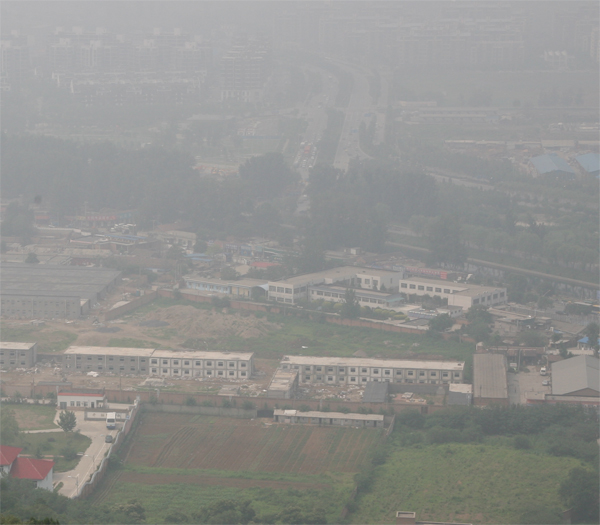
#> input picture models/deep_learning/cnns/DehazeNet/img/canon.jpg, 600 x 525 px
$ jupyter execute --allow-errors convert_numpy_arrays_to_tensorflow.ipynb   (older library calls are emulated)
#> lines starting #> are read from the running program, lines starting #| are printed output that depends on the picture
[cell 1]
import tensorflow as tf
import cv2
import numpy as np
from tensorflow.python.ops import math_ops
from tensorflow.python.ops import gen_array_ops
from tensorflow.python.framework import ops
import math

[cell 2]
# [11 lines left out: function maxout, not called in this run]

[cell 3]
img = cv2.resize(cv2.cvtColor(cv2.imread("img/canon.jpg"), cv2.COLOR_BGR2RGB), (16, 16))
#> (the rest of this cell did not finish here and is left out)

[cell 4]
def TransmissionEstimate(im_path, height, width):
#> called with im_path = 'img/canon.jpg', height = 320, width = 320
    img = cv2.resize(cv2.cvtColor(cv2.imread("img/canon.jpg"), cv2.COLOR_BGR2RGB), (320,320))
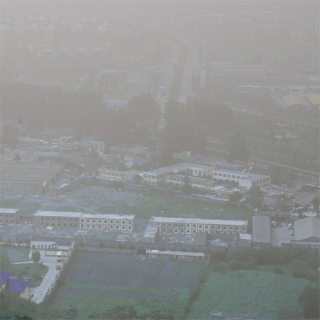
#> img: shape (320, 320, 3); mean B, G, R 145.3, 145.5, 142.9
    print(img.shape)
#| (320, 320, 3)
    img  = (img * 1.0) / (255 * 1.0)
    npad = ((7,8), (7,8), (0,0))
    img = np.pad(img, npad, 'symmetric')
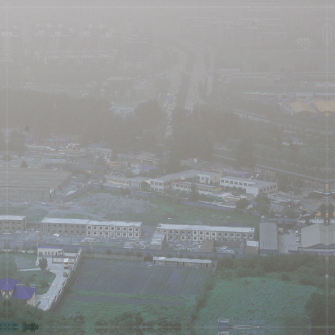
#> img: shape (335, 335, 3) float64; mean B, G, R 0.567, 0.569, 0.558
    print(img.shape)
#| (335, 335, 3)
    img_tensor = tf.reshape(tf.convert_to_tensor(img, dtype=tf.float32), [1, height+15, width+15, 3])
    print(img_tensor)
    filters_1 = tf.reshape(tf.constant(np.load("numpy_parameters/conv1_0.npy"), name="filters_1"), [5, 5, 3, 20])
    bias_1 = tf.constant(np.load("numpy_parameters/conv1_1.npy"), name="bias_1")
    conv_1 = tf.nn.conv2d(img_tensor, filters_1, [1, 1, 1, 1], padding="VALID")
    output_1 =  tf.nn.relu(tf.nn.bias_add(conv_1, bias_1))

    print(output_1)

    reshape_1 = tf.reshape(output_1, [1, height+11, width+11, 20])
    max_1 = maxout(reshape_1, 4, 3)
    reshape_2 = tf.reshape(max_1, [1, height+11, width+11, 4])
    print(reshape_2)

    filters_2 = tf.reshape(tf.constant(np.load("numpy_parameters/conv2-1x1_0.npy"), name="filters_2"), [1, 1, 4, 16])
    bias_2 = tf.constant(np.load("numpy_parameters/conv2-1x1_1.npy"), name="bias_2")
    conv_2 = tf.nn.conv2d(reshape_2, filters_2, [1, 1, 1, 1], padding="VALID")
    output_2 =  tf.nn.relu(tf.nn.bias_add(conv_2, bias_2))
    print(output_2)

    filters_3 = tf.reshape(tf.constant(np.load("numpy_parameters/conv2-3x3_0.npy"), name="filters_3"), [3, 3, 4, 16])
    bias_3 = tf.constant(np.load("numpy_parameters/conv2-3x3_1.npy"), name="bias_3")
    conv_3 = tf.nn.conv2d(reshape_2, filters_3, [1, 1, 1, 1], padding="SAME")
    output_3 =  tf.nn.relu(tf.nn.bias_add(conv_3, bias_3))

    filters_4 = tf.reshape(tf.constant(np.load("numpy_parameters/conv2-5x5_0.npy"), name="filters_4"), [5, 5, 4, 16])
    bias_4 = tf.constant(np.load("numpy_parameters/conv2-5x5_1.npy"), name="bias_4")
    conv_4 = tf.nn.conv2d(reshape_2, filters_4, [1, 1, 1, 1], padding="SAME")
    output_4 =  tf.nn.relu(tf.nn.bias_add(conv_4, bias_4))

    filters_5 = tf.reshape(tf.constant(np.load("numpy_parameters/conv2-7x7_0.npy"), name="filters_5"), [7, 7, 4, 16])
    bias_5 = tf.constant(np.load("numpy_parameters/conv2-7x7_1.npy"), name="bias_5")
    conv_5 = tf.nn.conv2d(reshape_2, filters_5, [1, 1, 1, 1], padding="SAME")
    output_5 =  tf.nn.relu(tf.nn.bias_add(conv_5, bias_5))

    output_6 = tf.concat([output_4, output_3, output_4, output_5], axis=3)
    output_7 = tf.nn.relu(output_6)
    print(output_6)
    output_8  = tf.nn.max_pool(output_7, [1, 8, 8, 1], [1, 1, 1, 1], padding='VALID')

    print(output_8)

    final_conv_1 = tf.layers.conv2d(inputs=output_8,
                                    filters=1,
                                    strides=(4, 4),
                                    kernel_size=[8, 8],
                                    padding="VALID",
                                    activation=tf.nn.relu,
                                    name="DehazeNet/final_conv_1")

    # [5 lines of commented-out code are left out]

    final_conv_2 = tf.layers.conv2d(inputs=tf.nn.max_pool(final_conv_1, [1, 8, 8, 1], [1, 8, 8, 1], padding='VALID'),
                                    filters=1,
                                    strides=(4, 4),
                                    kernel_size=[8, 8],
                                    padding="VALID",
                                    activation=tf.nn.relu,
                                    name="DehazeNet/final_conv_2")

    # [7 lines of commented-out code are left out]
    transmission = None
    with tf.Session() as sess:
        sess.run(tf.global_variables_initializer())
        sess.run(tf.local_variables_initializer())
        sess.run(tf.tables_initializer())
        final_output_numpy = sess.run(final_conv_2)
        print(final_output_numpy.shape)
    return transmission

$ run again, with models/deep_learning/cnns/DehazeNet/img/cones.jpg copied over models/deep_learning/cnns/DehazeNet/img/canon.jpg
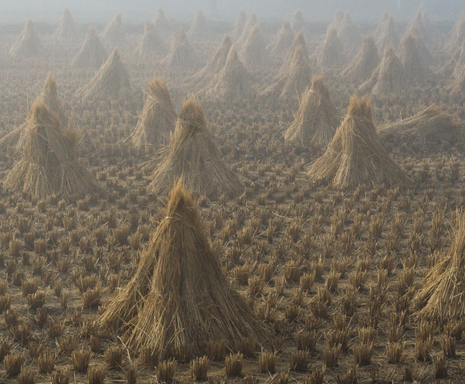
#> input picture models/deep_learning/cnns/DehazeNet/img/cones.jpg, 465 x 384 px
#> in TransmissionEstimate, `img = cv2.resize(cv2.cvtColor(cv2.imread("img/canon.jpg"), cv2.COLOR_B..`:
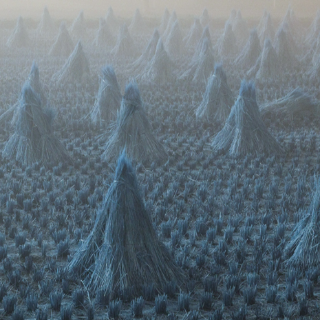
#> img: shape (320, 320, 3); mean B, G, R 121.1, 111.3, 96.9
#| (320, 320, 3)
#> in TransmissionEstimate, `img = np.pad(img, npad, 'symmetric')`:
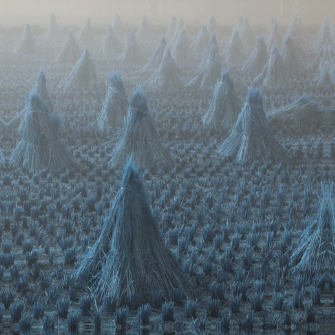
#> img: shape (335, 335, 3) float64; mean B, G, R 0.476, 0.439, 0.384
#| (335, 335, 3)
